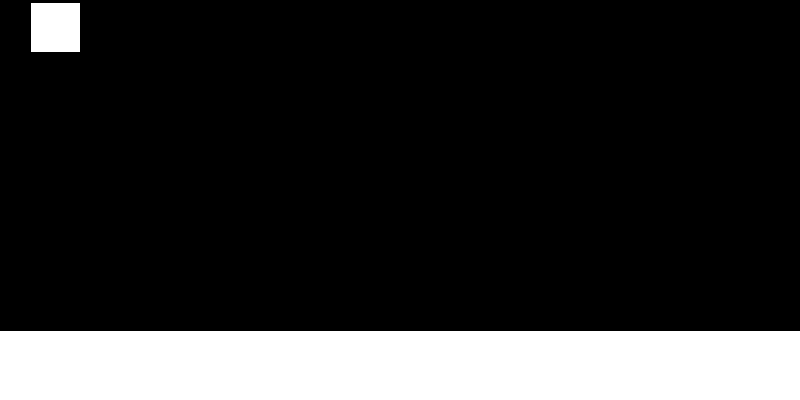
Frame 1 (no input)
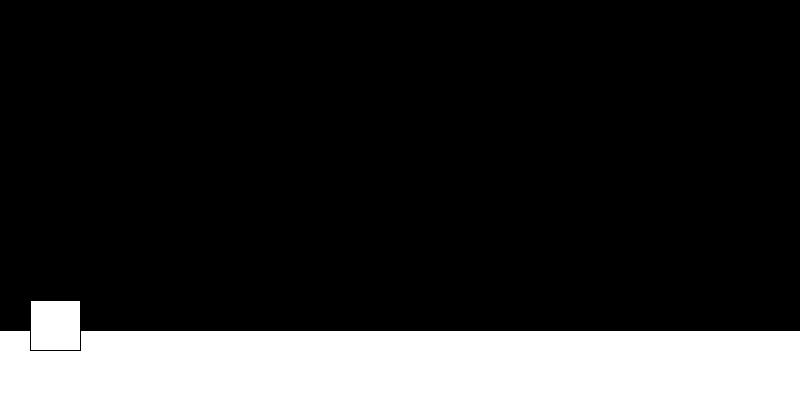
Frame 60 (the mouse pressed at the canvas centre just before this capture)
Frame 120 (the mouse held since frame 60 and released just before this capture): identical to frame 60, image omitted

The Processing sketch that drew these frames (run headless with seeded random() and noise(); from frame 60 on, the mouse is pressed at the canvas centre):

// Processing sketch: simpleMovement
// ── simpleMovement.pde
int x;
int y;
int gravity = -2;
int  speed = 0;

boolean augh;
boolean ough;


void setup(){
  background(255,255,255);
  size(800,400);
  frameRate(60);
}

void draw(){
  speed = speed + gravity;
  y = y - speed;
  
  if(y > 300){
    y = 300;
  }
  
  println(speed);
  
  background(0,0,0);
  rect(-10,330,820,80);
  rect(x+30,y,50,50);
  
  if(augh == true){
    x+=7;
  }
  if(ough == true){
    x-=7;
  }
}

void keyPressed(){
  if(keyCode == 32 && y >= 300){
    speed = 30;
  }
  
  if(key == 'd'){
    augh = true;
  }
  if(key == 'a'){
    ough = true;
  }
}

void keyReleased(){
  if(key == 'd'){
    augh = false;
  }
  if(key == 'a'){
    ough = false;
  }
}
